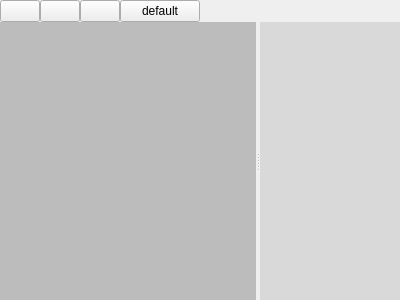
<?xml version="1.0" encoding="UTF-8"?>
<ui version="4.0">
 <class>PlanEditor</class>
 <widget class="QWidget" name="PlanEditor">
  <property name="geometry">
   <rect>
    <x>0</x>
    <y>0</y>
    <width>400</width>
    <height>300</height>
   </rect>
  </property>
  <property name="windowTitle">
   <string>Plan Editor</string>
  </property>
  <layout class="QGridLayout" name="gridLayout">
   <property name="leftMargin">
    <number>0</number>
   </property>
   <property name="topMargin">
    <number>0</number>
   </property>
   <property name="rightMargin">
    <number>0</number>
   </property>
   <property name="bottomMargin">
    <number>0</number>
   </property>
   <property name="spacing">
    <number>0</number>
   </property>
   <item row="0" column="3">
    <widget class="QPushButton" name="pushButtonTest">
     <property name="text">
      <string>default</string>
     </property>
    </widget>
   </item>
   <item row="0" column="4">
    <spacer name="horizontalSpacer">
     <property name="orientation">
      <enum>Qt::Horizontal</enum>
     </property>
     <property name="sizeHint" stdset="0">
      <size>
       <width>40</width>
       <height>20</height>
      </size>
     </property>
    </spacer>
   </item>
   <item row="1" column="0" colspan="5">
    <widget class="QSplitter" name="splitter">
     <property name="lineWidth">
      <number>0</number>
     </property>
     <property name="orientation">
      <enum>Qt::Horizontal</enum>
     </property>
     <widget class="CodeEditor" name="plainTextEditPlan">
      <property name="sizePolicy">
       <sizepolicy hsizetype="MinimumExpanding" vsizetype="MinimumExpanding">
        <horstretch>0</horstretch>
        <verstretch>0</verstretch>
       </sizepolicy>
      </property>
      <property name="palette">
       <palette>
        <active>
         <colorrole role="WindowText">
          <brush brushstyle="SolidPattern">
           <color alpha="255">
            <red>255</red>
            <green>255</green>
            <blue>255</blue>
           </color>
          </brush>
         </colorrole>
         <colorrole role="Button">
          <brush brushstyle="SolidPattern">
           <color alpha="44">
            <red>0</red>
            <green>0</green>
            <blue>0</blue>
           </color>
          </brush>
         </colorrole>
         <colorrole role="Light">
          <brush brushstyle="SolidPattern">
           <color alpha="44">
            <red>0</red>
            <green>0</green>
            <blue>0</blue>
           </color>
          </brush>
         </colorrole>
         <colorrole role="Midlight">
          <brush brushstyle="SolidPattern">
           <color alpha="44">
            <red>0</red>
            <green>0</green>
            <blue>0</blue>
           </color>
          </brush>
         </colorrole>
         <colorrole role="Dark">
          <brush brushstyle="SolidPattern">
           <color alpha="44">
            <red>0</red>
            <green>0</green>
            <blue>0</blue>
           </color>
          </brush>
         </colorrole>
         <colorrole role="Mid">
          <brush brushstyle="SolidPattern">
           <color alpha="44">
            <red>0</red>
            <green>0</green>
            <blue>0</blue>
           </color>
          </brush>
         </colorrole>
         <colorrole role="Text">
          <brush brushstyle="SolidPattern">
           <color alpha="255">
            <red>255</red>
            <green>255</green>
            <blue>255</blue>
           </color>
          </brush>
         </colorrole>
         <colorrole role="BrightText">
          <brush brushstyle="SolidPattern">
           <color alpha="255">
            <red>255</red>
            <green>255</green>
            <blue>255</blue>
           </color>
          </brush>
         </colorrole>
         <colorrole role="ButtonText">
          <brush brushstyle="SolidPattern">
           <color alpha="255">
            <red>255</red>
            <green>255</green>
            <blue>255</blue>
           </color>
          </brush>
         </colorrole>
         <colorrole role="Base">
          <brush brushstyle="SolidPattern">
           <color alpha="54">
            <red>0</red>
            <green>0</green>
            <blue>0</blue>
           </color>
          </brush>
         </colorrole>
         <colorrole role="Window">
          <brush brushstyle="SolidPattern">
           <color alpha="44">
            <red>0</red>
            <green>0</green>
            <blue>0</blue>
           </color>
          </brush>
         </colorrole>
         <colorrole role="Shadow">
          <brush brushstyle="SolidPattern">
           <color alpha="255">
            <red>0</red>
            <green>0</green>
            <blue>0</blue>
           </color>
          </brush>
         </colorrole>
         <colorrole role="AlternateBase">
          <brush brushstyle="SolidPattern">
           <color alpha="149">
            <red>0</red>
            <green>0</green>
            <blue>0</blue>
           </color>
          </brush>
         </colorrole>
         <colorrole role="ToolTipBase">
          <brush brushstyle="SolidPattern">
           <color alpha="255">
            <red>255</red>
            <green>255</green>
            <blue>220</blue>
           </color>
          </brush>
         </colorrole>
         <colorrole role="ToolTipText">
          <brush brushstyle="SolidPattern">
           <color alpha="255">
            <red>0</red>
            <green>0</green>
            <blue>0</blue>
           </color>
          </brush>
         </colorrole>
         <colorrole role="PlaceholderText">
          <brush brushstyle="NoBrush">
           <color alpha="128">
            <red>255</red>
            <green>255</green>
            <blue>255</blue>
           </color>
          </brush>
         </colorrole>
        </active>
        <inactive>
         <colorrole role="WindowText">
          <brush brushstyle="SolidPattern">
           <color alpha="255">
            <red>255</red>
            <green>255</green>
            <blue>255</blue>
           </color>
          </brush>
         </colorrole>
         <colorrole role="Button">
          <brush brushstyle="SolidPattern">
           <color alpha="44">
            <red>0</red>
            <green>0</green>
            <blue>0</blue>
           </color>
          </brush>
         </colorrole>
         <colorrole role="Light">
          <brush brushstyle="SolidPattern">
           <color alpha="44">
            <red>0</red>
            <green>0</green>
            <blue>0</blue>
           </color>
          </brush>
         </colorrole>
         <colorrole role="Midlight">
          <brush brushstyle="SolidPattern">
           <color alpha="44">
            <red>0</red>
            <green>0</green>
            <blue>0</blue>
           </color>
          </brush>
         </colorrole>
         <colorrole role="Dark">
          <brush brushstyle="SolidPattern">
           <color alpha="44">
            <red>0</red>
            <green>0</green>
            <blue>0</blue>
           </color>
          </brush>
         </colorrole>
         <colorrole role="Mid">
          <brush brushstyle="SolidPattern">
           <color alpha="44">
            <red>0</red>
            <green>0</green>
            <blue>0</blue>
           </color>
          </brush>
         </colorrole>
         <colorrole role="Text">
          <brush brushstyle="SolidPattern">
           <color alpha="255">
            <red>255</red>
            <green>255</green>
            <blue>255</blue>
           </color>
          </brush>
         </colorrole>
         <colorrole role="BrightText">
          <brush brushstyle="SolidPattern">
           <color alpha="255">
            <red>255</red>
            <green>255</green>
            <blue>255</blue>
           </color>
          </brush>
         </colorrole>
         <colorrole role="ButtonText">
          <brush brushstyle="SolidPattern">
           <color alpha="255">
            <red>255</red>
            <green>255</green>
            <blue>255</blue>
           </color>
          </brush>
         </colorrole>
         <colorrole role="Base">
          <brush brushstyle="SolidPattern">
           <color alpha="54">
            <red>0</red>
            <green>0</green>
            <blue>0</blue>
           </color>
          </brush>
         </colorrole>
         <colorrole role="Window">
          <brush brushstyle="SolidPattern">
           <color alpha="44">
            <red>0</red>
            <green>0</green>
            <blue>0</blue>
           </color>
          </brush>
         </colorrole>
         <colorrole role="Shadow">
          <brush brushstyle="SolidPattern">
           <color alpha="255">
            <red>0</red>
            <green>0</green>
            <blue>0</blue>
           </color>
          </brush>
         </colorrole>
         <colorrole role="AlternateBase">
          <brush brushstyle="SolidPattern">
           <color alpha="149">
            <red>0</red>
            <green>0</green>
            <blue>0</blue>
           </color>
          </brush>
         </colorrole>
         <colorrole role="ToolTipBase">
          <brush brushstyle="SolidPattern">
           <color alpha="255">
            <red>255</red>
            <green>255</green>
            <blue>220</blue>
           </color>
          </brush>
         </colorrole>
         <colorrole role="ToolTipText">
          <brush brushstyle="SolidPattern">
           <color alpha="255">
            <red>0</red>
            <green>0</green>
            <blue>0</blue>
           </color>
          </brush>
         </colorrole>
         <colorrole role="PlaceholderText">
          <brush brushstyle="NoBrush">
           <color alpha="128">
            <red>255</red>
            <green>255</green>
            <blue>255</blue>
           </color>
          </brush>
         </colorrole>
        </inactive>
        <disabled>
         <colorrole role="WindowText">
          <brush brushstyle="SolidPattern">
           <color alpha="44">
            <red>0</red>
            <green>0</green>
            <blue>0</blue>
           </color>
          </brush>
         </colorrole>
         <colorrole role="Button">
          <brush brushstyle="SolidPattern">
           <color alpha="44">
            <red>0</red>
            <green>0</green>
            <blue>0</blue>
           </color>
          </brush>
         </colorrole>
         <colorrole role="Light">
          <brush brushstyle="SolidPattern">
           <color alpha="44">
            <red>0</red>
            <green>0</green>
            <blue>0</blue>
           </color>
          </brush>
         </colorrole>
         <colorrole role="Midlight">
          <brush brushstyle="SolidPattern">
           <color alpha="44">
            <red>0</red>
            <green>0</green>
            <blue>0</blue>
           </color>
          </brush>
         </colorrole>
         <colorrole role="Dark">
          <brush brushstyle="SolidPattern">
           <color alpha="44">
            <red>0</red>
            <green>0</green>
            <blue>0</blue>
           </color>
          </brush>
         </colorrole>
         <colorrole role="Mid">
          <brush brushstyle="SolidPattern">
           <color alpha="44">
            <red>0</red>
            <green>0</green>
            <blue>0</blue>
           </color>
          </brush>
         </colorrole>
         <colorrole role="Text">
          <brush brushstyle="SolidPattern">
           <color alpha="44">
            <red>0</red>
            <green>0</green>
            <blue>0</blue>
           </color>
          </brush>
         </colorrole>
         <colorrole role="BrightText">
          <brush brushstyle="SolidPattern">
           <color alpha="255">
            <red>255</red>
            <green>255</green>
            <blue>255</blue>
           </color>
          </brush>
         </colorrole>
         <colorrole role="ButtonText">
          <brush brushstyle="SolidPattern">
           <color alpha="44">
            <red>0</red>
            <green>0</green>
            <blue>0</blue>
           </color>
          </brush>
         </colorrole>
         <colorrole role="Base">
          <brush brushstyle="SolidPattern">
           <color alpha="44">
            <red>0</red>
            <green>0</green>
            <blue>0</blue>
           </color>
          </brush>
         </colorrole>
         <colorrole role="Window">
          <brush brushstyle="SolidPattern">
           <color alpha="44">
            <red>0</red>
            <green>0</green>
            <blue>0</blue>
           </color>
          </brush>
         </colorrole>
         <colorrole role="Shadow">
          <brush brushstyle="SolidPattern">
           <color alpha="255">
            <red>0</red>
            <green>0</green>
            <blue>0</blue>
           </color>
          </brush>
         </colorrole>
         <colorrole role="AlternateBase">
          <brush brushstyle="SolidPattern">
           <color alpha="44">
            <red>0</red>
            <green>0</green>
            <blue>0</blue>
           </color>
          </brush>
         </colorrole>
         <colorrole role="ToolTipBase">
          <brush brushstyle="SolidPattern">
           <color alpha="255">
            <red>255</red>
            <green>255</green>
            <blue>220</blue>
           </color>
          </brush>
         </colorrole>
         <colorrole role="ToolTipText">
          <brush brushstyle="SolidPattern">
           <color alpha="255">
            <red>0</red>
            <green>0</green>
            <blue>0</blue>
           </color>
          </brush>
         </colorrole>
         <colorrole role="PlaceholderText">
          <brush brushstyle="NoBrush">
           <color alpha="128">
            <red>255</red>
            <green>255</green>
            <blue>255</blue>
           </color>
          </brush>
         </colorrole>
        </disabled>
       </palette>
      </property>
      <property name="font">
       <font>
        <family>Courier</family>
        <pointsize>10</pointsize>
       </font>
      </property>
      <property name="frameShape">
       <enum>QFrame::NoFrame</enum>
      </property>
      <property name="frameShadow">
       <enum>QFrame::Plain</enum>
      </property>
      <property name="plainText">
       <string/>
      </property>
      <property name="tabStopDistance">
       <double>30.000000000000000</double>
      </property>
     </widget>
     <widget class="QPlainTextEdit" name="plainTextEditParseErrors">
      <property name="palette">
       <palette>
        <active>
         <colorrole role="WindowText">
          <brush brushstyle="SolidPattern">
           <color alpha="255">
            <red>255</red>
            <green>255</green>
            <blue>255</blue>
           </color>
          </brush>
         </colorrole>
         <colorrole role="Button">
          <brush brushstyle="SolidPattern">
           <color alpha="68">
            <red>0</red>
            <green>0</green>
            <blue>0</blue>
           </color>
          </brush>
         </colorrole>
         <colorrole role="Light">
          <brush brushstyle="SolidPattern">
           <color alpha="68">
            <red>0</red>
            <green>0</green>
            <blue>0</blue>
           </color>
          </brush>
         </colorrole>
         <colorrole role="Midlight">
          <brush brushstyle="SolidPattern">
           <color alpha="68">
            <red>0</red>
            <green>0</green>
            <blue>0</blue>
           </color>
          </brush>
         </colorrole>
         <colorrole role="Dark">
          <brush brushstyle="SolidPattern">
           <color alpha="68">
            <red>0</red>
            <green>0</green>
            <blue>0</blue>
           </color>
          </brush>
         </colorrole>
         <colorrole role="Mid">
          <brush brushstyle="SolidPattern">
           <color alpha="68">
            <red>0</red>
            <green>0</green>
            <blue>0</blue>
           </color>
          </brush>
         </colorrole>
         <colorrole role="Text">
          <brush brushstyle="SolidPattern">
           <color alpha="255">
            <red>255</red>
            <green>255</green>
            <blue>255</blue>
           </color>
          </brush>
         </colorrole>
         <colorrole role="BrightText">
          <brush brushstyle="SolidPattern">
           <color alpha="255">
            <red>255</red>
            <green>255</green>
            <blue>255</blue>
           </color>
          </brush>
         </colorrole>
         <colorrole role="ButtonText">
          <brush brushstyle="SolidPattern">
           <color alpha="255">
            <red>255</red>
            <green>255</green>
            <blue>255</blue>
           </color>
          </brush>
         </colorrole>
         <colorrole role="Base">
          <brush brushstyle="SolidPattern">
           <color alpha="24">
            <red>0</red>
            <green>0</green>
            <blue>0</blue>
           </color>
          </brush>
         </colorrole>
         <colorrole role="Window">
          <brush brushstyle="SolidPattern">
           <color alpha="68">
            <red>0</red>
            <green>0</green>
            <blue>0</blue>
           </color>
          </brush>
         </colorrole>
         <colorrole role="Shadow">
          <brush brushstyle="SolidPattern">
           <color alpha="255">
            <red>0</red>
            <green>0</green>
            <blue>0</blue>
           </color>
          </brush>
         </colorrole>
         <colorrole role="AlternateBase">
          <brush brushstyle="SolidPattern">
           <color alpha="161">
            <red>0</red>
            <green>0</green>
            <blue>0</blue>
           </color>
          </brush>
         </colorrole>
         <colorrole role="ToolTipBase">
          <brush brushstyle="SolidPattern">
           <color alpha="255">
            <red>255</red>
            <green>255</green>
            <blue>220</blue>
           </color>
          </brush>
         </colorrole>
         <colorrole role="ToolTipText">
          <brush brushstyle="SolidPattern">
           <color alpha="255">
            <red>0</red>
            <green>0</green>
            <blue>0</blue>
           </color>
          </brush>
         </colorrole>
         <colorrole role="PlaceholderText">
          <brush brushstyle="NoBrush">
           <color alpha="128">
            <red>255</red>
            <green>255</green>
            <blue>255</blue>
           </color>
          </brush>
         </colorrole>
        </active>
        <inactive>
         <colorrole role="WindowText">
          <brush brushstyle="SolidPattern">
           <color alpha="255">
            <red>255</red>
            <green>255</green>
            <blue>255</blue>
           </color>
          </brush>
         </colorrole>
         <colorrole role="Button">
          <brush brushstyle="SolidPattern">
           <color alpha="68">
            <red>0</red>
            <green>0</green>
            <blue>0</blue>
           </color>
          </brush>
         </colorrole>
         <colorrole role="Light">
          <brush brushstyle="SolidPattern">
           <color alpha="68">
            <red>0</red>
            <green>0</green>
            <blue>0</blue>
           </color>
          </brush>
         </colorrole>
         <colorrole role="Midlight">
          <brush brushstyle="SolidPattern">
           <color alpha="68">
            <red>0</red>
            <green>0</green>
            <blue>0</blue>
           </color>
          </brush>
         </colorrole>
         <colorrole role="Dark">
          <brush brushstyle="SolidPattern">
           <color alpha="68">
            <red>0</red>
            <green>0</green>
            <blue>0</blue>
           </color>
          </brush>
         </colorrole>
         <colorrole role="Mid">
          <brush brushstyle="SolidPattern">
           <color alpha="68">
            <red>0</red>
            <green>0</green>
            <blue>0</blue>
           </color>
          </brush>
         </colorrole>
         <colorrole role="Text">
          <brush brushstyle="SolidPattern">
           <color alpha="255">
            <red>255</red>
            <green>255</green>
            <blue>255</blue>
           </color>
          </brush>
         </colorrole>
         <colorrole role="BrightText">
          <brush brushstyle="SolidPattern">
           <color alpha="255">
            <red>255</red>
            <green>255</green>
            <blue>255</blue>
           </color>
          </brush>
         </colorrole>
         <colorrole role="ButtonText">
          <brush brushstyle="SolidPattern">
           <color alpha="255">
            <red>255</red>
            <green>255</green>
            <blue>255</blue>
           </color>
          </brush>
         </colorrole>
         <colorrole role="Base">
          <brush brushstyle="SolidPattern">
           <color alpha="24">
            <red>0</red>
            <green>0</green>
            <blue>0</blue>
           </color>
          </brush>
         </colorrole>
         <colorrole role="Window">
          <brush brushstyle="SolidPattern">
           <color alpha="68">
            <red>0</red>
            <green>0</green>
            <blue>0</blue>
           </color>
          </brush>
         </colorrole>
         <colorrole role="Shadow">
          <brush brushstyle="SolidPattern">
           <color alpha="255">
            <red>0</red>
            <green>0</green>
            <blue>0</blue>
           </color>
          </brush>
         </colorrole>
         <colorrole role="AlternateBase">
          <brush brushstyle="SolidPattern">
           <color alpha="161">
            <red>0</red>
            <green>0</green>
            <blue>0</blue>
           </color>
          </brush>
         </colorrole>
         <colorrole role="ToolTipBase">
          <brush brushstyle="SolidPattern">
           <color alpha="255">
            <red>255</red>
            <green>255</green>
            <blue>220</blue>
           </color>
          </brush>
         </colorrole>
         <colorrole role="ToolTipText">
          <brush brushstyle="SolidPattern">
           <color alpha="255">
            <red>0</red>
            <green>0</green>
            <blue>0</blue>
           </color>
          </brush>
         </colorrole>
         <colorrole role="PlaceholderText">
          <brush brushstyle="NoBrush">
           <color alpha="128">
            <red>255</red>
            <green>255</green>
            <blue>255</blue>
           </color>
          </brush>
         </colorrole>
        </inactive>
        <disabled>
         <colorrole role="WindowText">
          <brush brushstyle="SolidPattern">
           <color alpha="68">
            <red>0</red>
            <green>0</green>
            <blue>0</blue>
           </color>
          </brush>
         </colorrole>
         <colorrole role="Button">
          <brush brushstyle="SolidPattern">
           <color alpha="68">
            <red>0</red>
            <green>0</green>
            <blue>0</blue>
           </color>
          </brush>
         </colorrole>
         <colorrole role="Light">
          <brush brushstyle="SolidPattern">
           <color alpha="68">
            <red>0</red>
            <green>0</green>
            <blue>0</blue>
           </color>
          </brush>
         </colorrole>
         <colorrole role="Midlight">
          <brush brushstyle="SolidPattern">
           <color alpha="68">
            <red>0</red>
            <green>0</green>
            <blue>0</blue>
           </color>
          </brush>
         </colorrole>
         <colorrole role="Dark">
          <brush brushstyle="SolidPattern">
           <color alpha="68">
            <red>0</red>
            <green>0</green>
            <blue>0</blue>
           </color>
          </brush>
         </colorrole>
         <colorrole role="Mid">
          <brush brushstyle="SolidPattern">
           <color alpha="68">
            <red>0</red>
            <green>0</green>
            <blue>0</blue>
           </color>
          </brush>
         </colorrole>
         <colorrole role="Text">
          <brush brushstyle="SolidPattern">
           <color alpha="68">
            <red>0</red>
            <green>0</green>
            <blue>0</blue>
           </color>
          </brush>
         </colorrole>
         <colorrole role="BrightText">
          <brush brushstyle="SolidPattern">
           <color alpha="255">
            <red>255</red>
            <green>255</green>
            <blue>255</blue>
           </color>
          </brush>
         </colorrole>
         <colorrole role="ButtonText">
          <brush brushstyle="SolidPattern">
           <color alpha="68">
            <red>0</red>
            <green>0</green>
            <blue>0</blue>
           </color>
          </brush>
         </colorrole>
         <colorrole role="Base">
          <brush brushstyle="SolidPattern">
           <color alpha="68">
            <red>0</red>
            <green>0</green>
            <blue>0</blue>
           </color>
          </brush>
         </colorrole>
         <colorrole role="Window">
          <brush brushstyle="SolidPattern">
           <color alpha="68">
            <red>0</red>
            <green>0</green>
            <blue>0</blue>
           </color>
          </brush>
         </colorrole>
         <colorrole role="Shadow">
          <brush brushstyle="SolidPattern">
           <color alpha="255">
            <red>0</red>
            <green>0</green>
            <blue>0</blue>
           </color>
          </brush>
         </colorrole>
         <colorrole role="AlternateBase">
          <brush brushstyle="SolidPattern">
           <color alpha="68">
            <red>0</red>
            <green>0</green>
            <blue>0</blue>
           </color>
          </brush>
         </colorrole>
         <colorrole role="ToolTipBase">
          <brush brushstyle="SolidPattern">
           <color alpha="255">
            <red>255</red>
            <green>255</green>
            <blue>220</blue>
           </color>
          </brush>
         </colorrole>
         <colorrole role="ToolTipText">
          <brush brushstyle="SolidPattern">
           <color alpha="255">
            <red>0</red>
            <green>0</green>
            <blue>0</blue>
           </color>
          </brush>
         </colorrole>
         <colorrole role="PlaceholderText">
          <brush brushstyle="NoBrush">
           <color alpha="128">
            <red>255</red>
            <green>255</green>
            <blue>255</blue>
           </color>
          </brush>
         </colorrole>
        </disabled>
       </palette>
      </property>
      <property name="frameShape">
       <enum>QFrame::NoFrame</enum>
      </property>
      <property name="frameShadow">
       <enum>QFrame::Plain</enum>
      </property>
      <property name="lineWidth">
       <number>0</number>
      </property>
      <property name="readOnly">
       <bool>true</bool>
      </property>
     </widget>
    </widget>
   </item>
   <item row="0" column="0">
    <widget class="QPushButton" name="pushButtonSave">
     <property name="toolTip">
      <string>Save plan</string>
     </property>
     <property name="text">
      <string/>
     </property>
     <property name="icon">
      <iconset resource="../../../libres/resources/icons.qrc">
       <normaloff>:/icons/save.svg</normaloff>:/icons/save.svg</iconset>
     </property>
    </widget>
   </item>
   <item row="0" column="1">
    <widget class="QPushButton" name="pushButtonTidy">
     <property name="toolTip">
      <string>Tidy up formatting of text</string>
     </property>
     <property name="text">
      <string/>
     </property>
     <property name="icon">
      <iconset resource="../../../libres/resources/icons.qrc">
       <normaloff>:/icons/tidy.svg</normaloff>:/icons/tidy.svg</iconset>
     </property>
    </widget>
   </item>
   <item row="0" column="2">
    <widget class="QPushButton" name="pushButtonParse">
     <property name="toolTip">
      <string>Parse the plan</string>
     </property>
     <property name="text">
      <string/>
     </property>
     <property name="icon">
      <iconset resource="../../../libres/resources/icons.qrc">
       <normaloff>:/icons/parse.svg</normaloff>:/icons/parse.svg</iconset>
     </property>
    </widget>
   </item>
  </layout>
 </widget>
 <customwidgets>
  <customwidget>
   <class>CodeEditor</class>
   <extends>QPlainTextEdit</extends>
   <header location="global">widgets/markdown/CodeEditor.hpp</header>
  </customwidget>
 </customwidgets>
 <resources>
  <include location="../../../libres/resources/icons.qrc"/>
 </resources>
 <connections/>
</ui>
